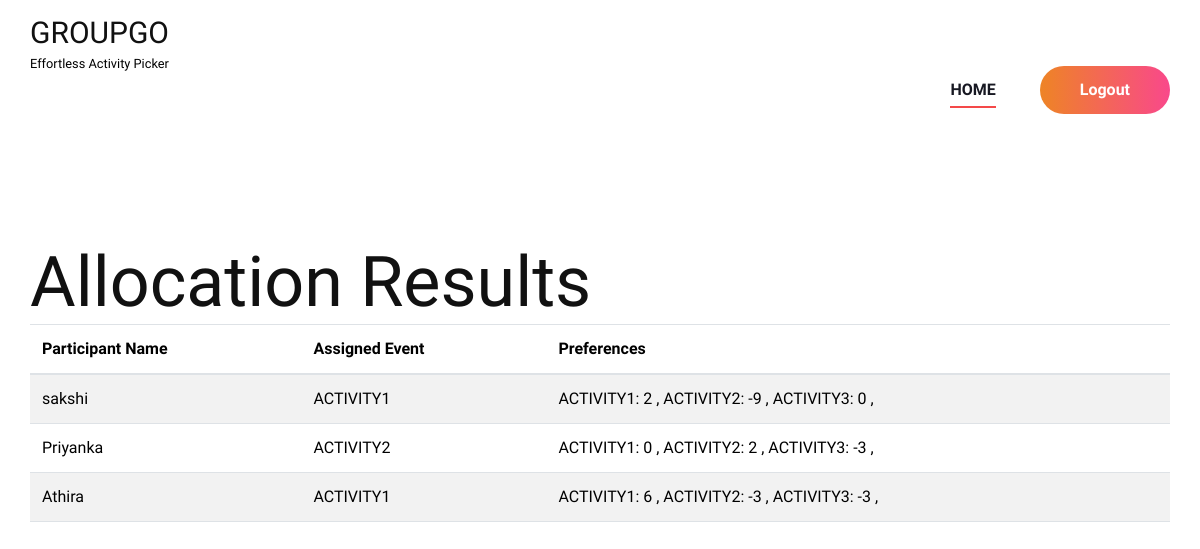
/view-allocation/ (signed in), run on the app's committed database.
### AllocationAdmin/models.py (models this page shows)
class Participant(models.Model):
    name=models.CharField(max_length=50)
    email=models.EmailField()
    is_active=models.BooleanField(default=True)
    created_on=models.DateTimeField(auto_now_add=True)
    updated_on=models.DateTimeField(auto_now=True)
    assigned_to=models.ForeignKey(Event,on_delete=models.CASCADE,null=True,related_name="OLD_ALLOCATION")
    assigned_to_new=models.ForeignKey(Event,on_delete=models.CASCADE,null=True,related_name='NEW_ALLOCATION')
    assigned_to_max=models.ForeignKey(Event,on_delete=models.CASCADE,null=True,related_name='MAX_ALLOCATION')

class Event(models.Model):
    name=models.CharField(max_length=50)
    description=models.TextField(null=True,blank=True)
    min_participants=models.IntegerField()
    max_participants=models.IntegerField()
    code=models.CharField(max_length=50,unique=True)
    is_active = models.BooleanField(default=True)
    is_updated = models.BooleanField(default=False)
    is_updated_new = models.BooleanField(default=False)
    is_updated_max = models.BooleanField(default=False)
    created_by=models.ForeignKey(settings.AUTH_USER_MODEL,on_delete=models.CASCADE)
    created_on=models.DateTimeField(auto_now_add=True)

class ParticipantActivity(models.Model):
    participant = models.ForeignKey(Participant, on_delete=models.CASCADE)
    event = models.ForeignKey(Event, on_delete=models.CASCADE)
    preference = models.IntegerField(default=0)  # Allowing negative, positive, and zero

### AllocationAdmin/views.py (the view)
# urls.py: path('view-allocation/', views.view_allocation, name='view_allocation'),
@login_required
def view_allocation(request):
    try:
        events = Event.objects.filter(created_by=request.user)
        participants = Participant.objects.filter(
            participantactivity__event__in=events
        ).distinct()
        events_list = list(events)
        Preferences = []
        assignment_dict = {}
        for idx, participant in enumerate(participants):
            preferences = []
            assigned_event = participant.assigned_to  # Assuming 'assigned_to' holds the current assignment
            assigned_event_idx = events_list.index(assigned_event) if assigned_event in events_list else None
            if assigned_event_idx is not None:
                assignment_dict[idx] = assigned_event_idx
            for event in events_list:
                activity_preference = ParticipantActivity.objects.filter(participant=participant, event=event).first()
                preferences.append(activity_preference.preference if activity_preference else 0)
            Preferences.append(preferences)
        return render(request, 'Organizer/allocation.html', {'participants': participants})
    except Exception as e:
        print(e)
        messages.error(request, 'Error viewing allocations!')
        return render(request, 'Organizer/allocation.html')

### templates/Organizer/allocation.html (shortened to what this page needs)
{% extends 'Organizer/Head.html' %}
{% block content %}
<br><br><br><br>
<!DOCTYPE html>
<html lang="en">
<head>
</head>
<body>
    <div class="container">
        <h1>Allocation Results</h1>
        <table class="table table-striped">
            <thead>
                <tr>
                    <th>Participant Name</th>
                    <th>Assigned Event</th>
                    <th>Preferences</th>
                </tr>
            </thead>
            <tbody>
                {% for participant in participants %}
                <tr>
                    <td>{{ participant.name }}</td>
                    <td>
                        {% if participant.assigned_to %}
                            {{ participant.assigned_to.name }}
                        {% else %}
                            None
                        {% endif %}
                    </td>
                    <td>
                        {% for pa in participant.participantactivity_set.all %}
                            {{ pa.event.name }}: {{ pa.preference }} ,
                        {% endfor %}
                    </td>
                </tr>
                {% empty %}
                <tr>
                    <td colspan="3">No participants have been allocated yet.</td>
                </tr>
                {% endfor %}
            </tbody>
        </table>
    </div>
</body>
</html>
<br><br><br><br><br><br><br><br><br><br><br><br><br><br><br><br><br><br><br><br><br>
{% endblock content %}

### static/Main/css/style.css (style rules this page uses)
html, body { height: 100%; font-family: "Work Sans", sans-serif; -webkit-font-smoothing: antialiased; font-smoothing: antialiased; }
h1, h2, h3, h4, h5, h6 { margin: 0; color: #111111; font-weight: 400; font-family: "Work Sans", sans-serif; }
h1 { font-size: 70px; }
@media only screen and (min-width: 1200px) { .container { max-width: 1170px; } }

### data on the page
Participant: name "sakshi", assigned_to.name "ACTIVITY1"
ParticipantActivity: event.name "ACTIVITY1", preference "2"
ParticipantActivity: event.name "ACTIVITY2", preference "-9"
ParticipantActivity: event.name "ACTIVITY3", preference "0"
Participant: name "Priyanka", assigned_to.name "ACTIVITY2"
ParticipantActivity: event.name "ACTIVITY1", preference "0"
ParticipantActivity: event.name "ACTIVITY2", preference "2"
ParticipantActivity: event.name "ACTIVITY3", preference "-3"
Participant: name "Athira", assigned_to.name "ACTIVITY1"
ParticipantActivity: event.name "ACTIVITY1", preference "6"
ParticipantActivity: event.name "ACTIVITY2", preference "-3"
ParticipantActivity: event.name "ACTIVITY3", preference "-3"
